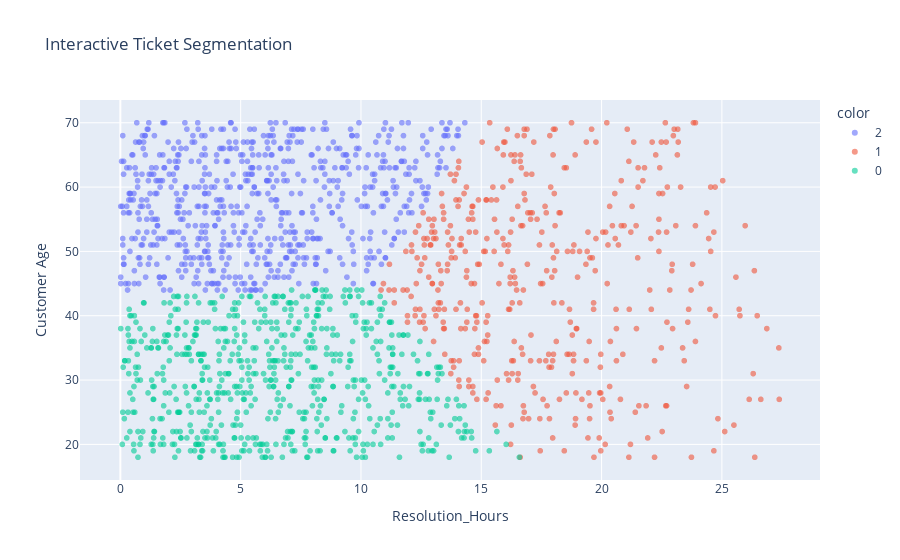

This figure's notebook cell:
### Markdown cell above
## 8. Interactive Executive Dashboards
To empower leadership to explore these findings, we have built interactive tools (Plotly) that allow you to drill down into specific segments and timeframes.

### Code cell
# 1. Interactive Scatter Plot for Clusters
fig_cluster = px.scatter(X_cluster, 
                         x='Resolution_Hours', 
                         y='Customer Age', 
                         color=X_cluster['Cluster'].astype(str),
                         title="Interactive Ticket Segmentation",
                         labels={'Cluster': 'Customer Segment'},
                         opacity=0.6)
fig_cluster.show()

### Figure 1 — Plotly figure (JSON) as saved in the notebook; plotly's stock layout.template omitted (floating-point values rounded to 4 significant figures; data arrays with more than 128 entries replaced by an {"elided": "..."} marker saying what was removed)
{"data": [{"hovertemplate": "color=2<br>Resolution_Hours=%{x}<br>Customer Age=%{y}<extra></extra>", "legendgroup": "2", "marker": {"color": "#636efa", "opacity": 0.6, "symbol": "circle"}, "mode": "markers", "name": "2", "showlegend": true, "type": "scattergl", "x": {"elided": "654 float values"}, "xaxis": "x", "y": {"elided": "654 int values"}, "yaxis": "y"}, {"hovertemplate": "color=1<br>Resolution_Hours=%{x}<br>Customer Age=%{y}<extra></extra>", "legendgroup": "1", "marker": {"color": "#EF553B", "opacity": 0.6, "symbol": "circle"}, "mode": "markers", "name": "1", "showlegend": true, "type": "scattergl", "x": {"elided": "426 float values"}, "xaxis": "x", "y": {"elided": "426 int values"}, "yaxis": "y"}, {"hovertemplate": "color=0<br>Resolution_Hours=%{x}<br>Customer Age=%{y}<extra></extra>", "legendgroup": "0", "marker": {"color": "#00cc96", "opacity": 0.6, "symbol": "circle"}, "mode": "markers", "name": "0", "showlegend": true, "type": "scattergl", "x": {"elided": "641 float values"}, "xaxis": "x", "y": {"elided": "641 int values"}, "yaxis": "y"}], "layout": {"legend": {"title": {"text": "color"}, "tracegroupgap": 0}, "title": {"text": "Interactive Ticket Segmentation"}, "xaxis": {"anchor": "y", "domain": [0, 1], "title": {"text": "Resolution_Hours"}}, "yaxis": {"anchor": "x", "domain": [0, 1], "title": {"text": "Customer Age"}}}}
